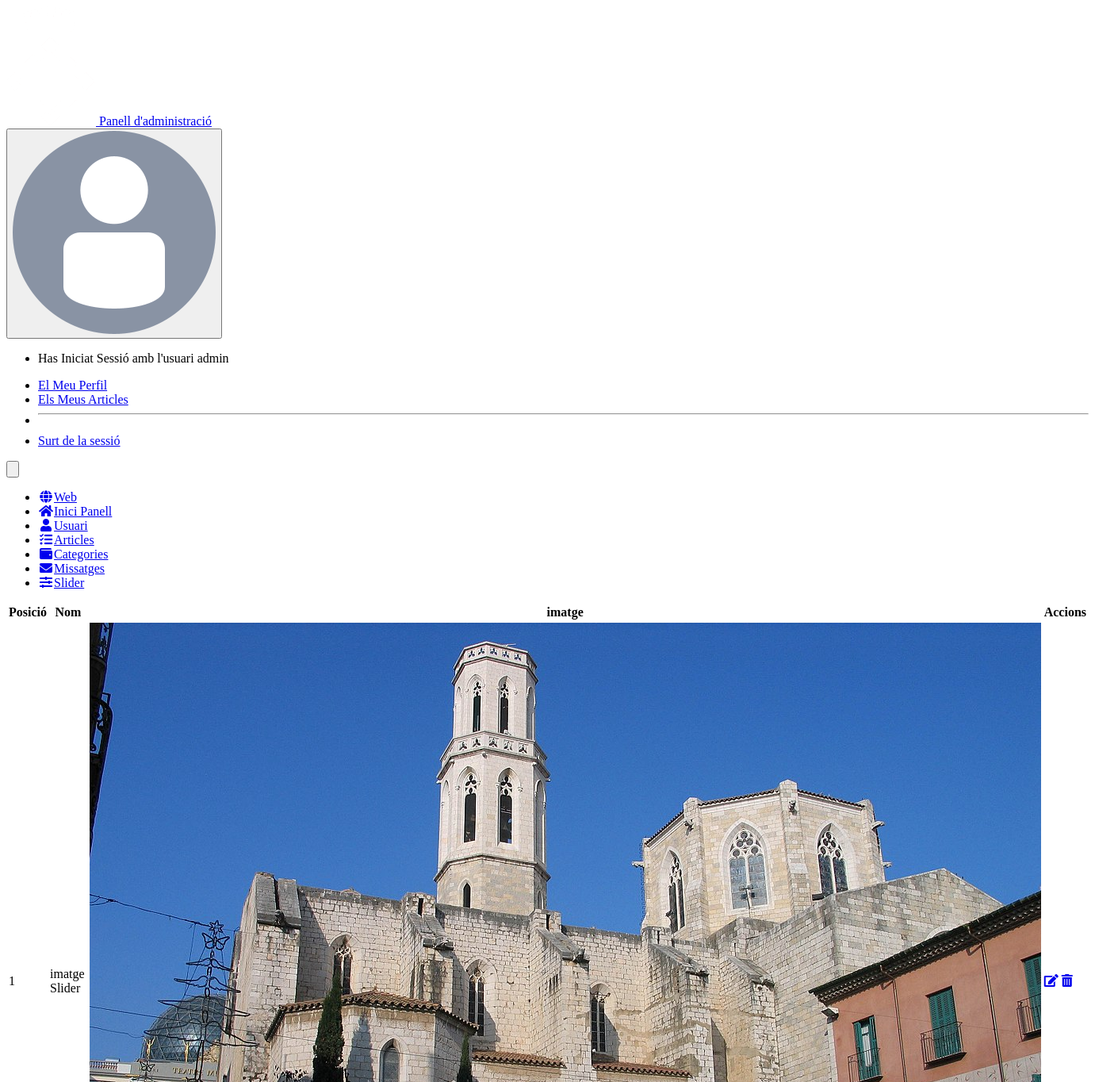
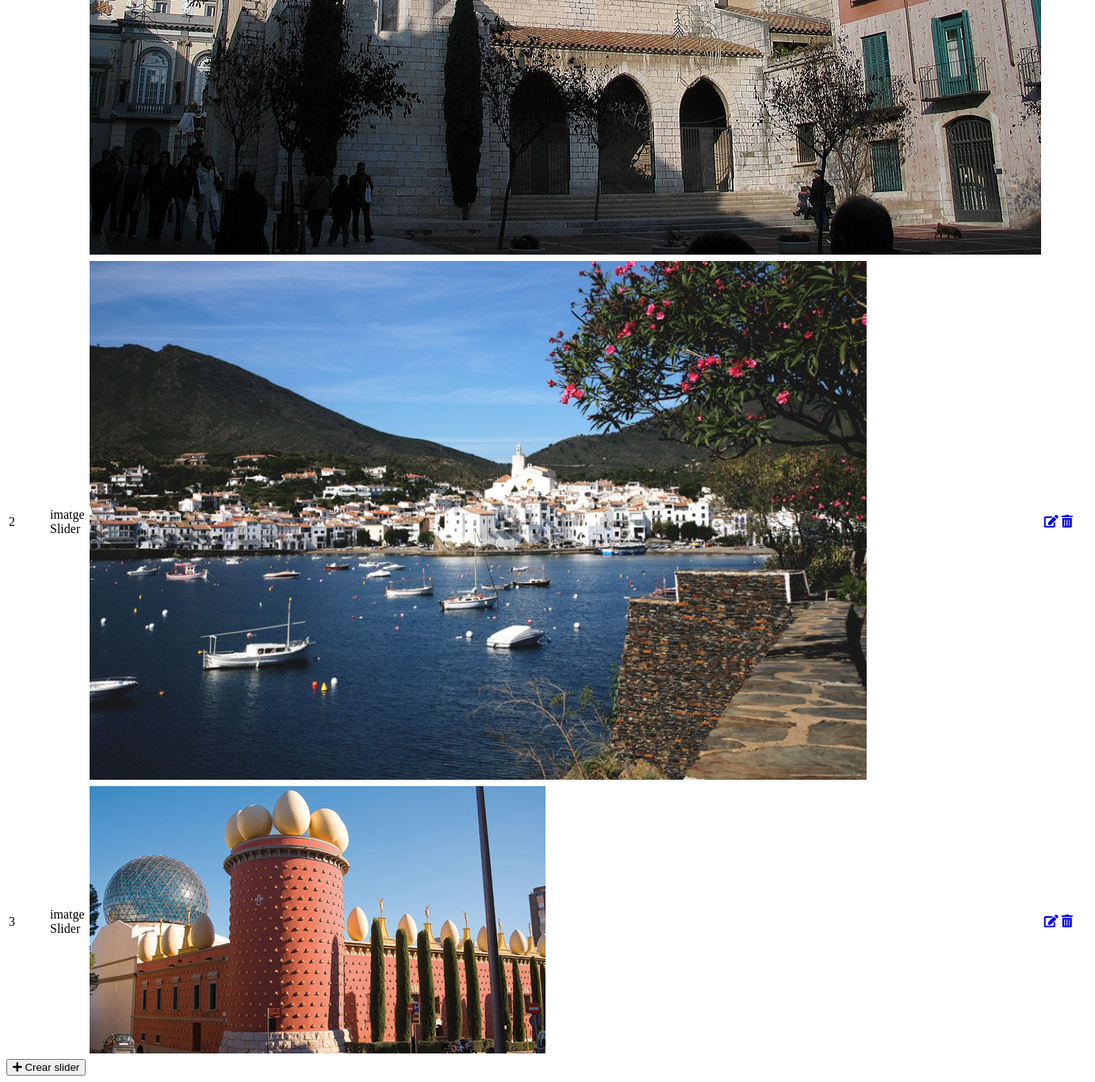
The page /index.php?r=sliders (signed in) on the database its author committed (2 pictures, top to bottom).
### tables this page shows
CREATE TABLE `usuari` (
  `id` bigint(20) NOT NULL AUTO_INCREMENT,
  `nom` varchar(150) DEFAULT NULL,
  `cognom` varchar(150) DEFAULT NULL,
  `username` varchar(150) DEFAULT NULL,
  `contrasenya` varchar(150) DEFAULT NULL,
  `rol` varchar(150) DEFAULT 'Usuari',
  `email` varchar(150) DEFAULT NULL,
  `telefon` varchar(15) DEFAULT NULL,
  `imatge` varchar(100) DEFAULT '/img/users/userporfile.png',
  PRIMARY KEY (`id`),
  UNIQUE KEY `username` (`username`)
);

CREATE TABLE `slider` (
  `id` bigint(20) NOT NULL AUTO_INCREMENT,
  `imatge` varchar(200) DEFAULT NULL,
  `nom` varchar(200) DEFAULT NULL,
  PRIMARY KEY (`id`)
);

### src/view/sliders.php (the view, shortened to what the rows shown need)
<!DOCTYPE html>
<html lang="es">
<head>
    <?php require '../src/includes/head.php'; ?>
</head>
<body class="bg-black font-sans leading-normal tracking-normal">
    <?php
    require '../src/includes/nav_admin.php';
    ?>
    <div class="container w-full mx-auto pt-20">
        <div class="w-full px-4 md:px-0 md-8 mt-20 mb-16 text-gray-800 leading-normal text-center">
            <div class="flex flex-col">
                <div>
                    <div class="py-2 inline-block min-w-full sm:px-6 lg:px-8">
                        <div class="overflow-hidden sm:rounded-lg shadow-md">
                            <table class="mr-auto ml-auto mt-5">
                                <form action="index.php?r=doactualitzarslider" method="post">
                                    <thead class="bg-gray-100 dark:bg-gray-700">
                                        <tr>
                                            <th scope="col" class="text-xs font-medium text-gray-700 px-6 py-3 text-left uppercase tracking-wider dark:text-gray-400">
                                                Posició
                                            </th>
                                            <th scope="col" class="text-xs font-medium text-gray-700 px-6 py-3 text-left uppercase tracking-wider dark:text-gray-400">
                                                Nom
                                            </th>
                                            <th scope="col" class="text-center text-xs font-medium text-gray-700 px-6 py-3 text-left uppercase tracking-wider dark:text-gray-400">
                                                imatge
                                            </th>
                                            <th scope="col" class="text-xs font-medium text-gray-700 px-6 py-3 text-left uppercase tracking-wider dark:text-gray-400">
                                            Accions
                                            </th>
                                        </tr>
                                    </thead>
                                    <?php $contador = 0;
                                    foreach ($dadesliders as $actual) {
                                        $contador++;
                                        ?>
                                        <tr class="bg-white border-b dark:bg-gray-800 dark:border-gray-600">
                                            <td class="px-6 py-4 whitespace-nowrap text-sm font-medium text-gray-900 dark:text-white">
                                                <?php echo $contador; ?>
                                            </td>
                                            <td class="text-sm text-gray-500 px-6 py-4 whitespace-nowrap dark:text-gray-400">
                                                <?php echo $actual['nom']; ?>
                                            </td>
                                            <td class="text-sm text-gray-500 px-6 py-4 whitespace-nowrap dark:text-gray-400">
                                                <img src="<?php echo $actual['imatge']; ?>" alt="<?php echo $actual['imatge']; ?>" class="w-44 h-32">
                                            </td>
                                            <td class="px-6 py-4 whitespace-nowrap text-right text-sm font-medium">
                                                <a href="index.php?r=actualizarslider&id=<?php echo $actual['id']; ?>" class="text-blue-600 hover:text-blue-900 dark:text-blue-500 dark:hover:underline mr-5"><i class="fas fa-edit"></i></a>
                                                <a href="index.php?r=esborrarslider&id=<?php echo $actual['id']; ?>" class="text-red-600 hover:text-red-900 dark:text-red-500 dark:hover:underline"><i class="fas fa-trash-alt"></i></a>
                                            </td>
                                        </tr>
                                    <?php } ?>
                            </table>
                        </div>
                    </div>
                </div>
            </div>
        </div>
    </div>
</html>

### src/includes/nav_admin.php (shortened to what the rows shown need)
<nav id="header" class="bg-red-600 fixed w-full z-10 top-0 shadow">
        <div class="w-full container mx-auto flex flex-wrap items-center mt-0 pt-3 pb-3 md:pb-0">
            <div class="w-1/2 pr-0">
                <div class="flex relative inline-block float-right">
                    <div class="relative text-sm text-gray-100">
                        <?php if ($logat) { ?>
                            <div class="hidden md:flex items-center space-x-3 mr-8">
                                <div class="relative text-sm text-gray-100">
                                    <button id="userButton" class="flex items-center focus:outline-none mr-3">
                                    <img src="<?php echo $dadesUsuariLogat["imatge"]?>" class="w-10 rounded-3xl" alt="user">
                                    </button>
                                    <div id="userMenu" class="bg-red-600 rounded shadow-md mt-2 w-60 absolute mt-12 top-0 right-0 min-w-full overflow-auto z-30 invisible">
                                        <ul class="list-reset">
                                            <li><p class="px-4 py-2 block text-gray-100 hover:bg-gray-800 no-underline hover:no-underline">Has Iniciat Sessió amb l'usuari <?php echo $usuarilogat;?></p></li>
                                            <li><a href="index.php?r=perfilusuari" class="px-4 py-2 block text-gray-100 hover:bg-gray-800 no-underline hover:no-underline">El Meu Perfil</a></li>
                                            <li><a href="index.php?r=articlespreferitsusuari" class="px-4 py-2 block text-gray-100 hover:bg-gray-800 no-underline hover:no-underline">Els Meus Articles</a></li>
                                            <li><hr class="border-t mx-2 border-gray-400"></li>
                                            <li><a href="index.php?r=logout" class="px-4 py-2 block text-gray-100 hover:bg-gray-800 no-underline hover:no-underline">Surt de la sessió</a></li>
                                        </ul>
                                    </div>
                                </div>
                            </div>
                        <?php } ?>
                    </div>
                </div>
            </div>
    </nav>

### rows shown on the page
usuari: imatge (picture)
slider: nom "imatge Slider", imatge (picture)
slider: nom "imatge Slider", imatge (picture)
slider: nom "imatge Slider", imatge (picture)

### other values the page prints
$usuarilogat "admin"
